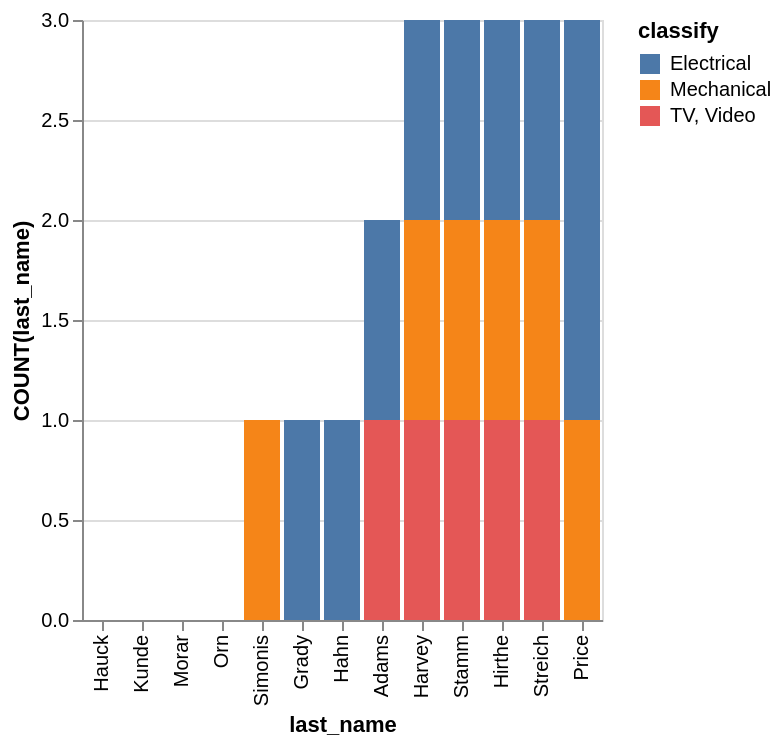

The specification (Vega-Lite) saved for this image:
### Vega-Lite specification from a JSON file in a GitHub repository (floating-point values rounded to 4 significant figures)
{"data": {"values": [{"x_data": "Hauck", "y_data": 0, "classify": "Electrical"}, {"x_data": "Kunde", "y_data": 0, "classify": "Electrical"}, {"x_data": "Morar", "y_data": 0, "classify": "Electrical"}, {"x_data": "Orn", "y_data": 0, "classify": "Electrical"}, {"x_data": "Simonis", "y_data": 0, "classify": "Electrical"}, {"x_data": "Harvey", "y_data": 1, "classify": "Electrical"}, {"x_data": "Stamm", "y_data": 1, "classify": "Electrical"}, {"x_data": "Grady", "y_data": 1, "classify": "Electrical"}, {"x_data": "Hahn", "y_data": 1, "classify": "Electrical"}, {"x_data": "Adams", "y_data": 1, "classify": "Electrical"}, {"x_data": "Hirthe", "y_data": 1, "classify": "Electrical"}, {"x_data": "Streich", "y_data": 1, "classify": "Electrical"}, {"x_data": "Price", "y_data": 2, "classify": "Electrical"}, {"x_data": "Hauck", "y_data": 0, "classify": "Mechanical"}, {"x_data": "Kunde", "y_data": 0, "classify": "Mechanical"}, {"x_data": "Morar", "y_data": 0, "classify": "Mechanical"}, {"x_data": "Orn", "y_data": 0, "classify": "Mechanical"}, {"x_data": "Simonis", "y_data": 1, "classify": "Mechanical"}, {"x_data": "Harvey", "y_data": 1, "classify": "Mechanical"}, {"x_data": "Stamm", "y_data": 1, "classify": "Mechanical"}, {"x_data": "Grady", "y_data": 0, "classify": "Mechanical"}, {"x_data": "Hahn", "y_data": 0, "classify": "Mechanical"}, {"x_data": "Adams", "y_data": 0, "classify": "Mechanical"}, {"x_data": "Hirthe", "y_data": 1, "classify": "Mechanical"}, {"x_data": "Streich", "y_data": 1, "classify": "Mechanical"}, {"x_data": "Price", "y_data": 1, "classify": "Mechanical"}, {"x_data": "Hauck", "y_data": 0, "classify": "TV, Video"}, {"x_data": "Kunde", "y_data": 0, "classify": "TV, Video"}, {"x_data": "Morar", "y_data": 0, "classify": "TV, Video"}, {"x_data": "Orn", "y_data": 0, "classify": "TV, Video"}, {"x_data": "Simonis", "y_data": 0, "classify": "TV, Video"}, {"x_data": "Harvey", "y_data": 1, "classify": "TV, Video"}, {"x_data": "Stamm", "y_data": 1, "classify": "TV, Video"}, {"x_data": "Grady", "y_data": 0, "classify": "TV, Video"}, {"x_data": "Hahn", "y_data": 0, "classify": "TV, Video"}, {"x_data": "Adams", "y_data": 1, "classify": "TV, Video"}, {"x_data": "Hirthe", "y_data": 1, "classify": "TV, Video"}, {"x_data": "Streich", "y_data": 1, "classify": "TV, Video"}, {"x_data": "Price", "y_data": 0, "classify": "TV, Video"}]}, "mark": "bar", "encoding": {"x": {"field": "x_data", "type": "nominal", "title": "last_name", "sort": {"op": "sum", "field": "y_data", "order": "ascending"}}, "y": {"field": "y_data", "type": "quantitative", "title": "COUNT(last_name)"}, "color": {"field": "classify"}}}
